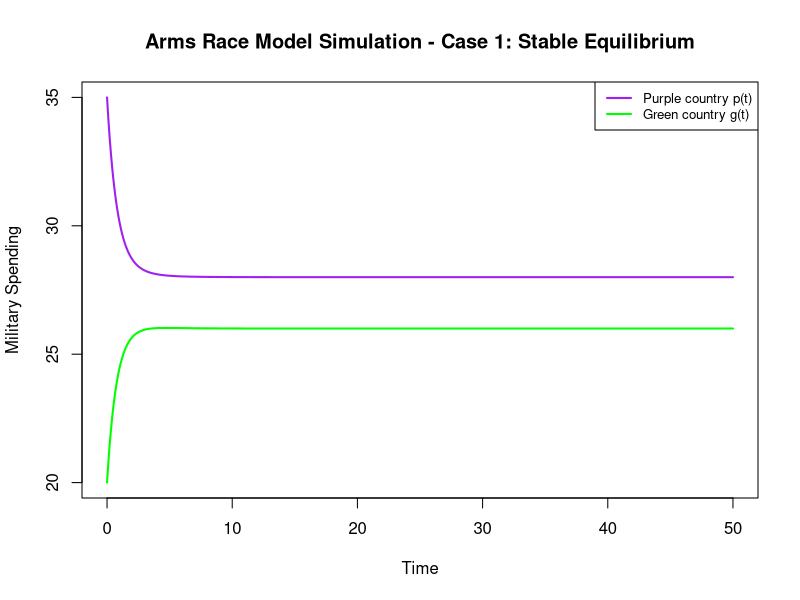
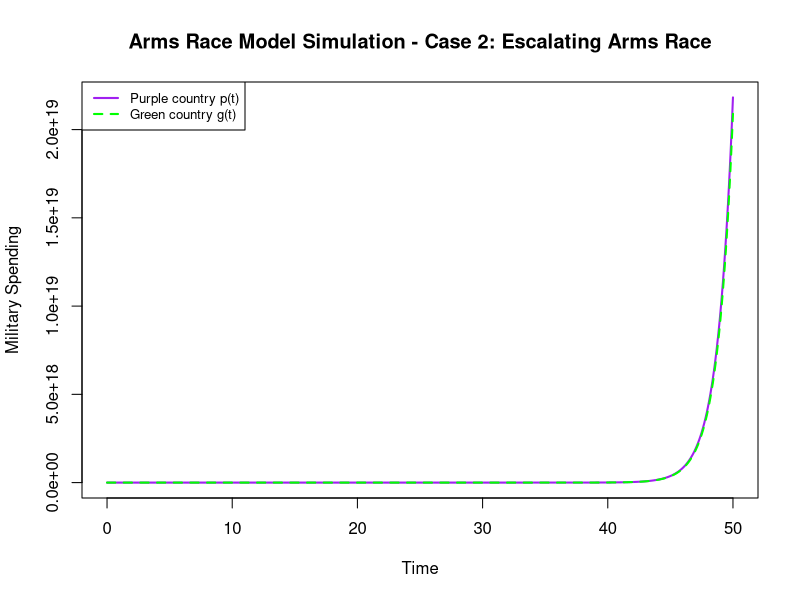
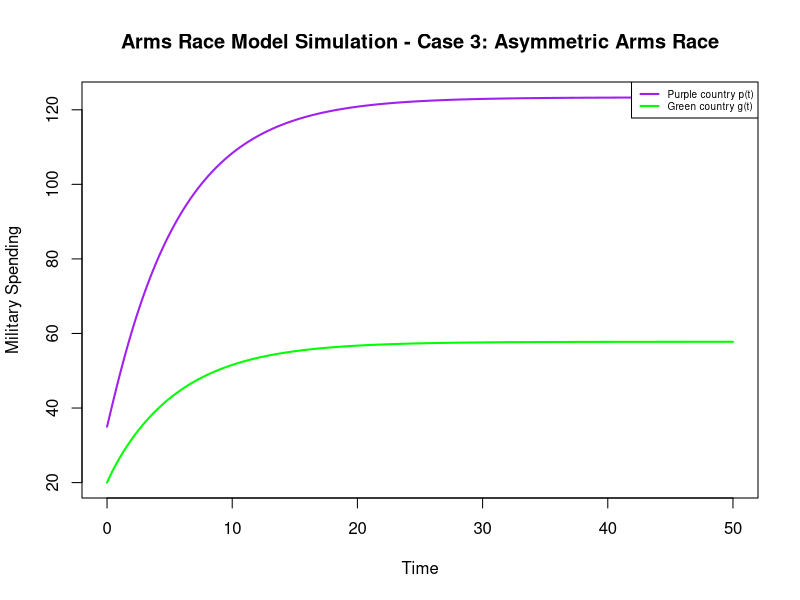
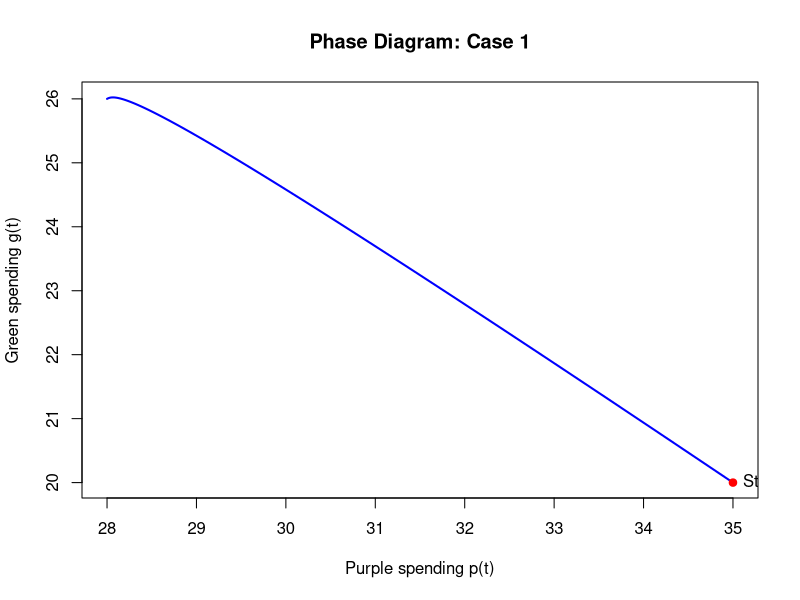
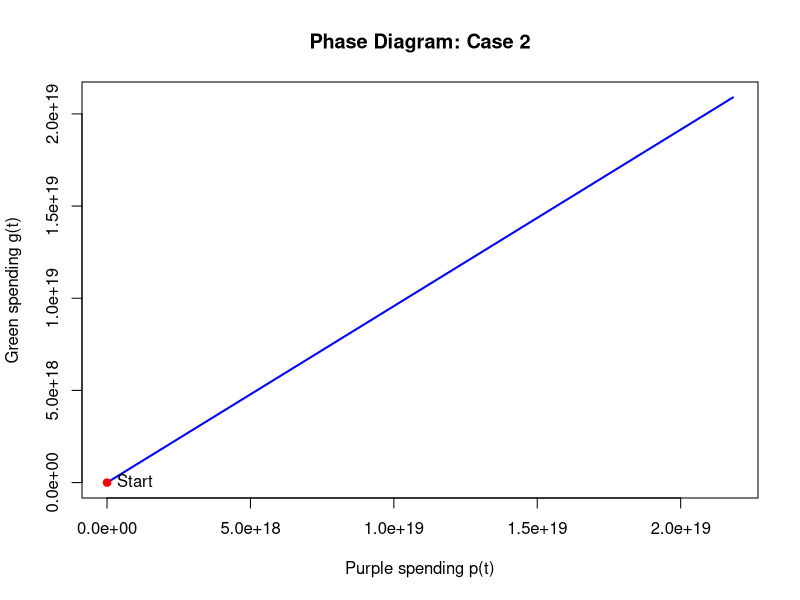
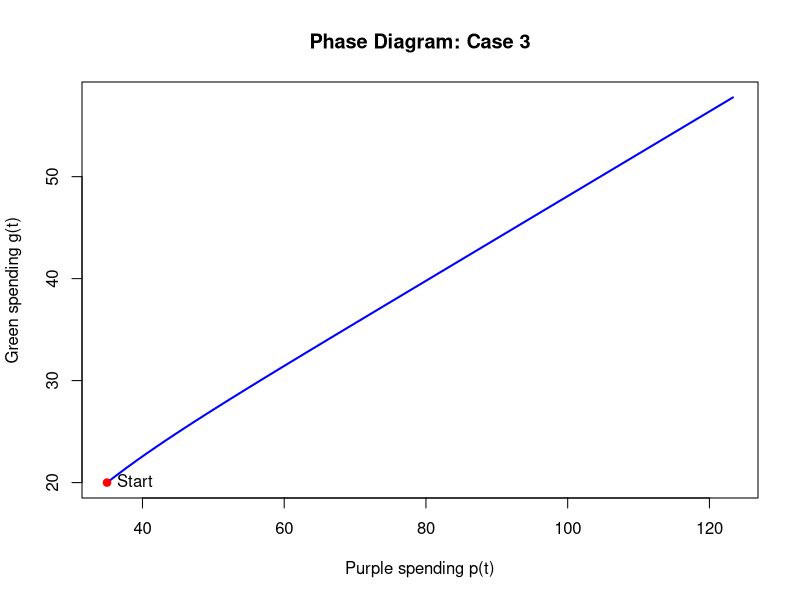

These charts were generated, in order, by the following R code:
####################
# Arms Race Model
####################

#time values
t_vals <- seq(0, 50, by = 0.1)

#parameters
#values of e and f shift the equilibrium but do not change stability results - confirm
e <- 12
f <- 15

#initial conditions determine the starting point of the simulation
#values below or above equilibrium affect whether spending initially increases or decreases
#p0 <- 12
#g0 <- 15
p0 <- 35
g0 <- 20

#create matrix to store model values: simulated spending levels of Purple and Green, respectively
arms <- matrix(NA, nrow = 2, ncol = length(t_vals))
arms[,1] <- c(p0, g0)

#Euler method to numerically simulate the arms race model
arms_model <- function(t_vals, arms, a, b, c, d, e, f){
  h <- t_vals[2] - t_vals[1]
  for(t in 2:length(t_vals)){
    
    p_prev <- arms[1, t-1]
    g_prev <- arms[2, t-1]
  
    dp <- a*g_prev - c*p_prev + e
    dg <- b*p_prev - d*g_prev + f
    
    p_new <- p_prev + h*dp
    g_new <- g_prev + h*dg
    
    arms[,t] <- c(p_new, g_new)
  }
  return(arms)
}

#Case 1: Stable Equilibrium (spending converges to a stable long-term level)
model1 <- arms_model(t_vals, arms, a = 0.4, b = 0.3, c = 0.8, d = 0.9, e, f)
#Plot Case 1
plot(t_vals, model1[1,], type="l", col="purple", lwd=2,
     xlab="Time", ylab="Military Spending",
     main="Arms Race Model Simulation - Case 1: Stable Equilibrium",
     ylim = range(model1))
lines(t_vals, model1[2,], col="green", lwd=2)
legend("topright",
       legend=c("Purple country p(t)", "Green country g(t)"),
       col=c("purple","green"),
       lwd=2,
       cex=0.8)

#Case 2: Escalating Arms Race (over time, both nations continue to keep increasing spending)
model2 <- arms_model(t_vals, arms, a = 1.2, b = 1.1, c = 0.3, d = 0.3, e, f)
#Plot Case 2
plot(t_vals, model2[1,], type="l", col="purple", lwd=2,
     xlab="Time", ylab="Military Spending",
     main="Arms Race Model Simulation - Case 2: Escalating Arms Race",
     ylim = range(model2))
lines(t_vals, model2[2,], col="green", lwd=2, lty=2)
legend("topleft",
       legend=c("Purple country p(t)", "Green country g(t)"),
       col=c("purple","green"),
       lwd=2,
       lty=c(1,2),
       cex=0.8)


#Case 3: Asymmetric Arms Race (countries respond differently, leading to different long-term spending levels)
model3 <- arms_model(t_vals, arms, a = 1.5, b = 0.3, c = 0.8, d = 0.9, e, f)
#Plot Case 1
plot(t_vals, model3[1,], type="l", col="purple", lwd=2,
     xlab="Time", ylab="Military Spending",
     main="Arms Race Model Simulation - Case 3: Asymmetric Arms Race",
     ylim = range(model3))
lines(t_vals, model3[2,], col="green", lwd=2)
legend("topright",
       legend=c("Purple country p(t)", "Green country g(t)"),
       col=c("purple","green"),
       lwd=2,
       cex=0.6)

####################################
### Phase Diagrams for each Case ###
####################################

# Phase diagram for Case 1
plot(model1[1,], model1[2,],
     type="l",
     col="blue",
     lwd=2,
     xlab="Purple spending p(t)",
     ylab="Green spending g(t)",
     main="Phase Diagram: Case 1")
points(p0, g0, col="red", pch=19)  # starting point
text(p0, g0, "Start", pos=4)

# Phase diagram for Case 2
plot(model2[1,], model2[2,],
     type="l",
     col="blue",
     lwd=2,
     xlab="Purple spending p(t)",
     ylab="Green spending g(t)",
     main="Phase Diagram: Case 2")
points(p0, g0, col="red", pch=19)  # starting point
text(p0, g0, "Start", pos=4)

#Phase diagram for Case 3
plot(model3[1,], model3[2,],
     type="l",
     col="blue",
     lwd=2,
     xlab="Purple spending p(t)",
     ylab="Green spending g(t)",
     main="Phase Diagram: Case 3")
points(p0, g0, col="red", pch=19)  # starting point
text(p0, g0, "Start", pos=4)
